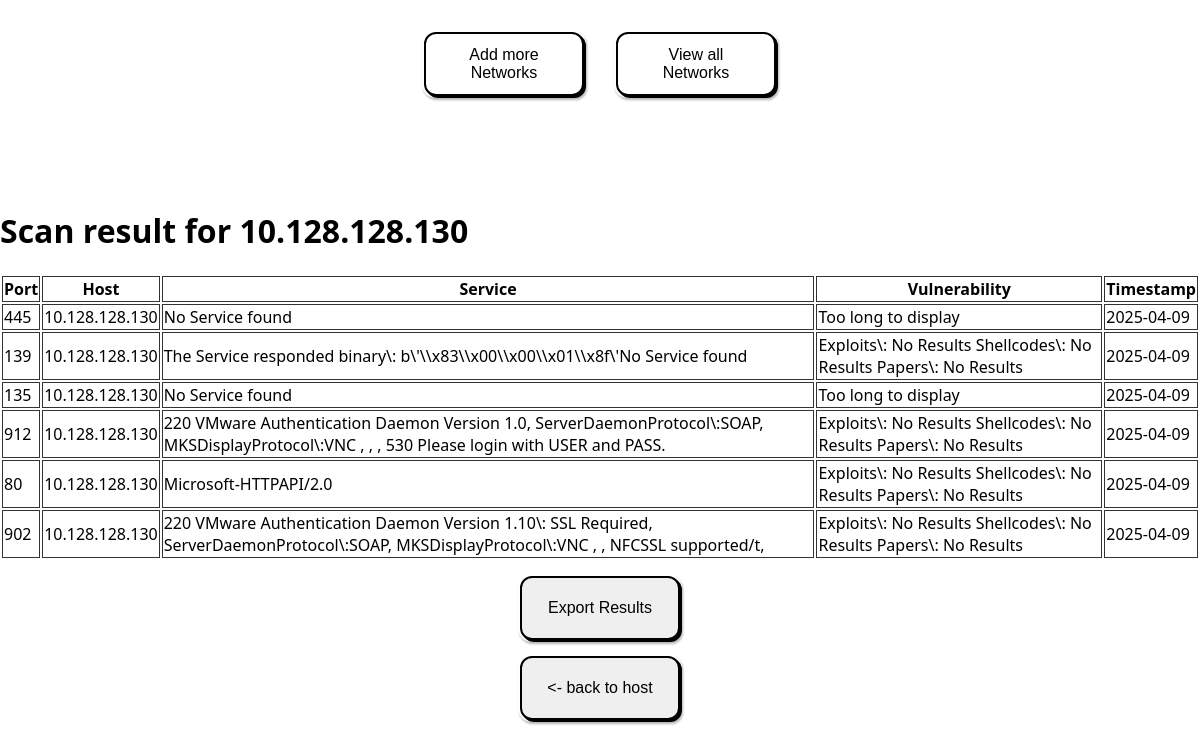
Page /results/1 on the committed database.
### app/models/host.py (models this page shows)
class Host(db.Model):
    __tablename__ = 'hosts'
    id = db.Column(db.Integer, primary_key=True, nullable=False, index=True)
    ip = db.Column(db.String, nullable=False)
    network_id = db.Column(db.Integer, db.ForeignKey("networks.id"),
                           nullable=False)
    network = db.relationship('Network', back_populates='hosts')
    ports = db.relationship('Port', back_populates='host',
                            cascade='all, delete-orphan')

### app/models/port.py (models this page shows)
class Port(db.Model):
    __tablename__ = 'ports'
    id = db.Column(db.Integer, primary_key=True, nullable=False)
    port = db.Column(db.Integer, nullable=False)
    service = db.Column(db.String)
    vulnerabilities = db.Column(db.String)
    last_found = db.Column(db.Date)
    host_id = db.Column(db.Integer, db.ForeignKey("hosts.id"), nullable=False)
    host = db.relationship('Host', back_populates='ports')

### app/routes/host_routes.py (the view)
@host_blueprint.route('/results/<id>')
def get_results_of_host(id):
    id_as_str = validate(id)
    id_as_int:int = 0
    try:
        id_as_int = int(id_as_str)
    except ValueError:
        return 'invalid id', 400
    host = get_host_by_id(id_as_int)
    if not host:
        return 'Host not found', 404
    return render_template('results.html', css='', js='', host=host)

### app/repositories/host_repository.py (called while the page is built)
def get_host_by_id(id):
    host = Host.query.filter(Host.id == id).first()
    return host

### app/utils.py (called while the page is built)
def validate(text: str):
    output: str = text # make a local instance for changes
    for character in ('"<>|\\&(){}[];:' + "'"):
        if character in output:
            output = output.replace(character, '\\' + character) # escape characters
    return output

### app/templates/results.html (shortened to what this page needs)
{% extends 'base.html' %}
{% block head %}
<link rel="stylesheet" href="{{ url_for('static', filename='css/results.css') }}">
{% endblock %}
{% block body %}
    <h1>Scan result for {{host.ip}}</h1>
<div class="center">
<table>
    <tr>
        <th>Port</th>
        <th>Host</th>
        <th>Service</th>
        <th>Vulnerability</th>
        <th>Timestamp</th>
    </tr>
    {% for port in host.ports %}
        <tr>
            <td> {{port.port}} </td>
            <td> {{host.ip}} </td>
            <td> {{port.service}} </td>
            <td>
            {% if port.vulnerabilities|length > 100 %}
                Too long to display
            {% else %}
                 {{ port.vulnerabilities }}
            {% endif %}
            </td>
            <td> {{port.last_found}} </td>
        </tr>
{% endfor %}
</table>
</div>
    <div class="center">
        <button onclick="download_results()">Export Results</button>
    </div>
    <div class="center">
        <button onclick="history.back()"><- back to host</button>
    </div>
{% endblock %}

### app/static/css/styles.css (style rules this page uses)
body { font-family: 'Segoe UI', sans-serif; margin: 0px; }
button { padding: 10px 20px; font-size: 16px; border: 2px solid black; border-radius: 12px; color: black; font-family: sans-serif; box-shadow: 2px 2px 0 black, 0 0 0 2px white; filter: drop-shadow(1px 2px 1px rgba(0, 0, 0, 0.3)); cursor: pointer; transition: transform 0.1s ease; width: 10em; height: 4em; }
.center { width: 100%; height: 100%; display:flex; justify-content: center; }

### app/static/css/results.css (style rules this page uses)
th, td { border: 1px solid #333; }
button { margin-top: 2vh; }

### rows in the picture
Host: ip "10.128.128.130"
Port: port "445", service "No Service found", shows "Too long to display", last_found "2025-04-09"
Port: port "139", service "The Service responded binary\\: b\\'\\\\x83\\\\x00\\\\x00\\\\x01\\\\x8f\\'No Service found", vulnerabilities "Exploits\\: No Results Shellcodes\\: No Results Papers\\: No Results", last_found "2025-04-09"
Port: port "135", service "No Service found", shows "Too long to display", last_found "2025-04-09"
Port: port "912", service "220 VMware Authentication Daemon Version 1.0, ServerDaemonProtocol\\:SOAP, MKSDisplayProtocol\\:VNC , , , 530 Please login with USER and PASS.", vulnerabilities "Exploits\\: No Results Shellcodes\\: No Results Papers\\: No Results", last_found "2025-04-09"
Port: port "80", service "Microsoft-HTTPAPI/2.0", vulnerabilities "Exploits\\: No Results Shellcodes\\: No Results Papers\\: No Results", last_found "2025-04-09"
Port: port "902", service "220 VMware Authentication Daemon Version 1.10\\: SSL Required, ServerDaemonProtocol\\:SOAP, MKSDisplayProtocol\\:VNC , , NFCSSL supported/t,", vulnerabilities "Exploits\\: No Results Shellcodes\\: No Results Papers\\: No Results", last_found "2025-04-09"
